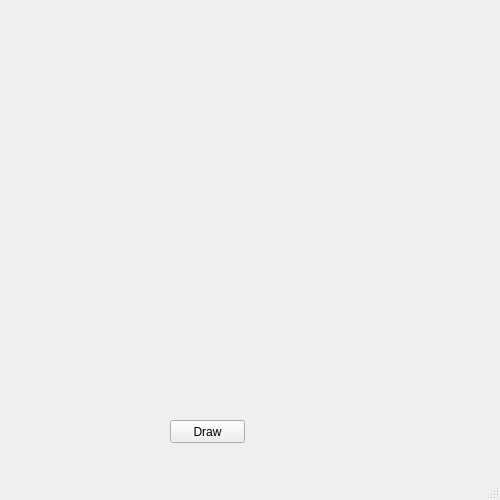
<?xml version="1.0" encoding="UTF-8"?>
<ui version="4.0">
 <class>MainWindow</class>
 <widget class="QMainWindow" name="MainWindow">
  <property name="geometry">
   <rect>
    <x>0</x>
    <y>0</y>
    <width>500</width>
    <height>500</height>
   </rect>
  </property>
  <property name="windowTitle">
   <string>MainWindow</string>
  </property>
  <widget class="QWidget" name="centralwidget">
   <widget class="QPushButton" name="btn">
    <property name="geometry">
     <rect>
      <x>170</x>
      <y>420</y>
      <width>75</width>
      <height>23</height>
     </rect>
    </property>
    <property name="text">
     <string>Draw</string>
    </property>
   </widget>
  </widget>
  <widget class="QMenuBar" name="menubar">
   <property name="geometry">
    <rect>
     <x>0</x>
     <y>0</y>
     <width>500</width>
     <height>22</height>
    </rect>
   </property>
  </widget>
  <widget class="QStatusBar" name="statusbar"/>
 </widget>
 <resources/>
 <connections/>
</ui>
